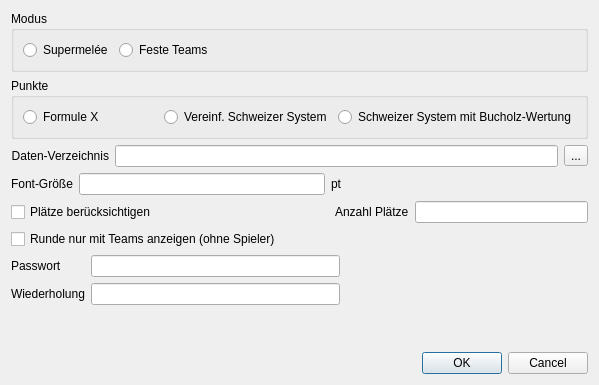
<?xml version="1.0" encoding="UTF-8"?>
<ui version="4.0">
 <class>SettingsDialog</class>
 <widget class="QDialog" name="SettingsDialog">
  <property name="geometry">
   <rect>
    <x>0</x>
    <y>0</y>
    <width>599</width>
    <height>385</height>
   </rect>
  </property>
  <property name="windowTitle">
   <string>Einstellungen</string>
  </property>
  <layout class="QVBoxLayout" name="verticalLayout">
   <item>
    <widget class="QGroupBox" name="gbMode">
     <property name="title">
      <string>Modus</string>
     </property>
     <layout class="QHBoxLayout" name="horizontalLayout">
      <item>
       <widget class="QRadioButton" name="rbSuperMelee">
        <property name="text">
         <string>Supermelée</string>
        </property>
       </widget>
      </item>
      <item>
       <widget class="QRadioButton" name="rbTeams">
        <property name="text">
         <string>Feste Teams</string>
        </property>
       </widget>
      </item>
      <item>
       <spacer name="horizontalSpacer">
        <property name="orientation">
         <enum>Qt::Horizontal</enum>
        </property>
        <property name="sizeHint" stdset="0">
         <size>
          <width>210</width>
          <height>20</height>
         </size>
        </property>
       </spacer>
      </item>
     </layout>
    </widget>
   </item>
   <item>
    <widget class="QGroupBox" name="gbPoints">
     <property name="title">
      <string>Punkte</string>
     </property>
     <layout class="QHBoxLayout" name="horizontalLayout_5">
      <item>
       <widget class="QRadioButton" name="rbFormuleX">
        <property name="text">
         <string>Formule X</string>
        </property>
       </widget>
      </item>
      <item>
       <widget class="QRadioButton" name="rbSwissSimple">
        <property name="text">
         <string>Vereinf. Schweizer System</string>
        </property>
       </widget>
      </item>
      <item>
       <widget class="QRadioButton" name="rbSwissBuchholz">
        <property name="text">
         <string>Schweizer System mit Bucholz-Wertung</string>
        </property>
       </widget>
      </item>
     </layout>
    </widget>
   </item>
   <item>
    <layout class="QHBoxLayout" name="horizontalLayout_2">
     <item>
      <widget class="QLabel" name="tlDataDir">
       <property name="text">
        <string>Daten-Verzeichnis</string>
       </property>
       <property name="alignment">
        <set>Qt::AlignRight|Qt::AlignTrailing|Qt::AlignVCenter</set>
       </property>
       <property name="buddy">
        <cstring>leDataDir</cstring>
       </property>
      </widget>
     </item>
     <item>
      <widget class="QLineEdit" name="leDataDir"/>
     </item>
     <item>
      <widget class="QToolButton" name="tbSelectDir">
       <property name="text">
        <string>...</string>
       </property>
      </widget>
     </item>
    </layout>
   </item>
   <item>
    <layout class="QHBoxLayout" name="horizontalLayout_3">
     <item>
      <widget class="QLabel" name="tlFontSize">
       <property name="text">
        <string>Font-Größe</string>
       </property>
      </widget>
     </item>
     <item>
      <widget class="QLineEdit" name="leFontSize"/>
     </item>
     <item>
      <widget class="QLabel" name="tlPoint">
       <property name="text">
        <string>pt</string>
       </property>
      </widget>
     </item>
     <item>
      <spacer name="horizontalSpacer_2">
       <property name="orientation">
        <enum>Qt::Horizontal</enum>
       </property>
       <property name="sizeHint" stdset="0">
        <size>
         <width>40</width>
         <height>20</height>
        </size>
       </property>
      </spacer>
     </item>
    </layout>
   </item>
   <item>
    <layout class="QHBoxLayout" name="horizontalLayout_4">
     <item>
      <widget class="QCheckBox" name="cbSiteEnabled">
       <property name="text">
        <string>Plätze berücksichtigen</string>
       </property>
      </widget>
     </item>
     <item>
      <spacer name="horizontalSpacer_4">
       <property name="orientation">
        <enum>Qt::Horizontal</enum>
       </property>
       <property name="sizeHint" stdset="0">
        <size>
         <width>40</width>
         <height>20</height>
        </size>
       </property>
      </spacer>
     </item>
     <item>
      <widget class="QLabel" name="tlSiteCount">
       <property name="text">
        <string>Anzahl Plätze</string>
       </property>
       <property name="buddy">
        <cstring>leSiteCount</cstring>
       </property>
      </widget>
     </item>
     <item>
      <widget class="QLineEdit" name="leSiteCount"/>
     </item>
    </layout>
   </item>
   <item>
    <widget class="QCheckBox" name="cbTeamsOnly">
     <property name="text">
      <string>Runde nur mit Teams anzeigen (ohne Spieler)</string>
     </property>
    </widget>
   </item>
   <item>
    <layout class="QGridLayout" name="gridLayout">
     <item row="0" column="0">
      <widget class="QLabel" name="tlPassword">
       <property name="text">
        <string>Passwort</string>
       </property>
      </widget>
     </item>
     <item row="0" column="1">
      <widget class="QLineEdit" name="lePassword">
       <property name="echoMode">
        <enum>QLineEdit::Password</enum>
       </property>
      </widget>
     </item>
     <item row="0" column="2">
      <spacer name="horizontalSpacer_3">
       <property name="orientation">
        <enum>Qt::Horizontal</enum>
       </property>
       <property name="sizeHint" stdset="0">
        <size>
         <width>40</width>
         <height>20</height>
        </size>
       </property>
      </spacer>
     </item>
     <item row="1" column="0">
      <widget class="QLabel" name="tlPasswordCopy">
       <property name="text">
        <string>Wiederholung</string>
       </property>
      </widget>
     </item>
     <item row="1" column="1">
      <widget class="QLineEdit" name="lePasswordCopy">
       <property name="echoMode">
        <enum>QLineEdit::Password</enum>
       </property>
      </widget>
     </item>
    </layout>
   </item>
   <item>
    <spacer name="verticalSpacer">
     <property name="orientation">
      <enum>Qt::Vertical</enum>
     </property>
     <property name="sizeHint" stdset="0">
      <size>
       <width>20</width>
       <height>18</height>
      </size>
     </property>
    </spacer>
   </item>
   <item>
    <widget class="QDialogButtonBox" name="buttonBox">
     <property name="orientation">
      <enum>Qt::Horizontal</enum>
     </property>
     <property name="standardButtons">
      <set>QDialogButtonBox::Cancel|QDialogButtonBox::Ok</set>
     </property>
    </widget>
   </item>
  </layout>
 </widget>
 <tabstops>
  <tabstop>rbSuperMelee</tabstop>
  <tabstop>rbTeams</tabstop>
  <tabstop>rbFormuleX</tabstop>
  <tabstop>rbSwissSimple</tabstop>
  <tabstop>rbSwissBuchholz</tabstop>
  <tabstop>leDataDir</tabstop>
  <tabstop>tbSelectDir</tabstop>
  <tabstop>leFontSize</tabstop>
  <tabstop>cbSiteEnabled</tabstop>
  <tabstop>leSiteCount</tabstop>
  <tabstop>cbTeamsOnly</tabstop>
  <tabstop>lePassword</tabstop>
  <tabstop>lePasswordCopy</tabstop>
 </tabstops>
 <resources/>
 <connections>
  <connection>
   <sender>buttonBox</sender>
   <signal>rejected()</signal>
   <receiver>SettingsDialog</receiver>
   <slot>reject()</slot>
   <hints>
    <hint type="sourcelabel">
     <x>20</x>
     <y>20</y>
    </hint>
    <hint type="destinationlabel">
     <x>20</x>
     <y>20</y>
    </hint>
   </hints>
  </connection>
 </connections>
</ui>
